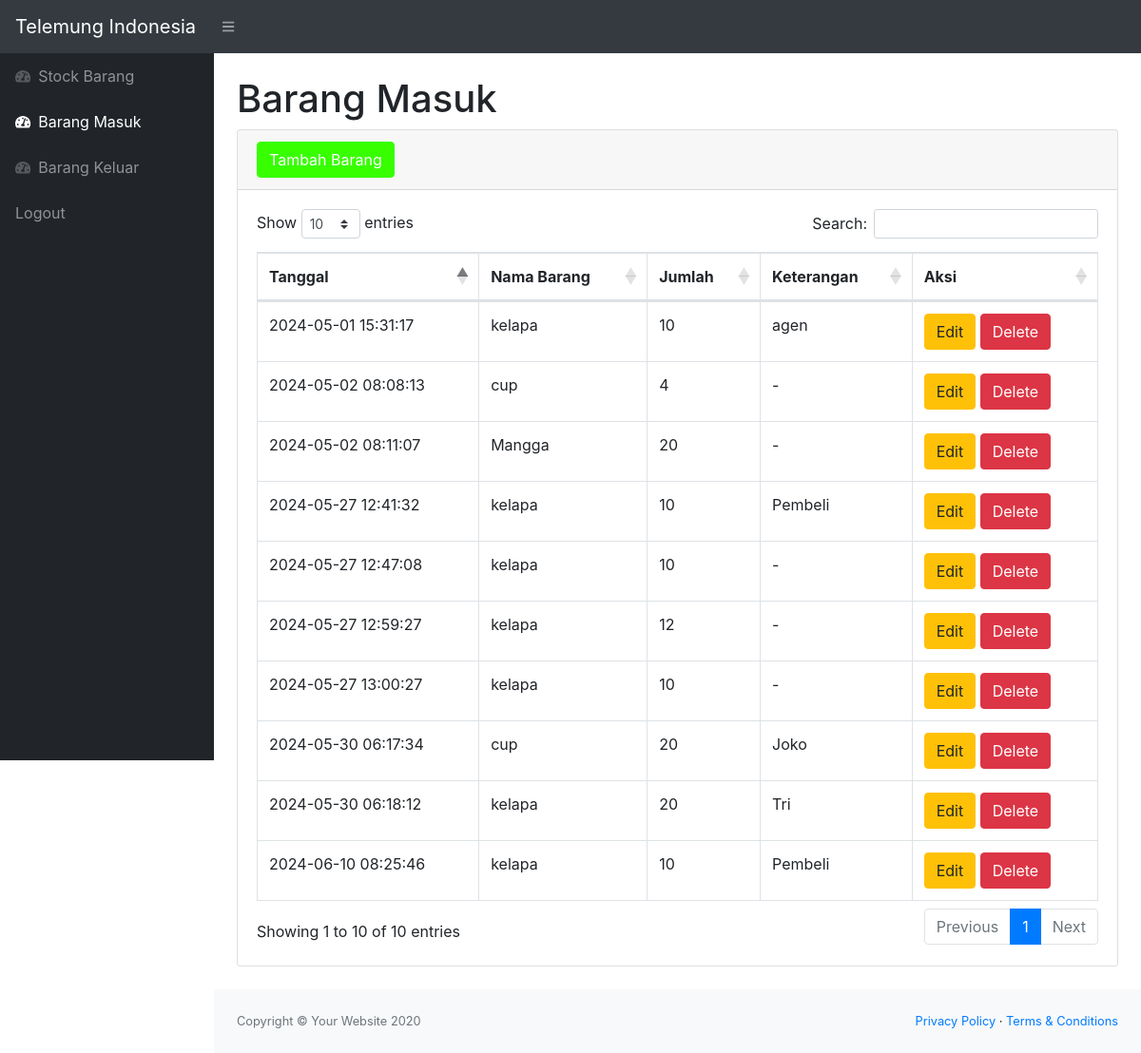
The app's page /masuk.php (signed in) with its own data.
### tables this page shows
CREATE TABLE `masuk` (
  `idmasuk` int(11) NOT NULL,
  `idbarang` int(11) NOT NULL,
  `tanggal` timestamp NOT NULL DEFAULT current_timestamp(),
  `keterangan` varchar(25) NOT NULL,
  `qty` int(11) NOT NULL
);

CREATE TABLE `stok` (
  `idbarang` int(11) NOT NULL,
  `namabarang` varchar(25) NOT NULL,
  `deskripsi` varchar(25) NOT NULL,
  `stok` int(11) NOT NULL
);

### masuk.php (the view, shortened to what this page needs)
<?php
  require 'function.php';
?>
<!DOCTYPE html>
<html lang="en">
  <head>
    <link href="css/styles.css" rel="stylesheet" />
    <link
      href="https://cdn.datatables.net/1.10.20/css/dataTables.bootstrap4.min.css"
      rel="stylesheet"
    />
  </head>
  <body class="sb-nav-fixed">
    <nav class="sb-topnav navbar navbar-expand navbar-dark bg-dark">
      <a class="navbar-brand" href="index.php">Telemung Indonesia</a>
      <button
        class="btn btn-link btn-sm order-1 order-lg-0"
        id="sidebarToggle"
        href="#"
      >
        <i class="fas fa-bars"></i>
      </button>
    </nav>
    <div id="layoutSidenav">
      <div id="layoutSidenav_nav">
        <nav class="sb-sidenav accordion sb-sidenav-dark" id="sidenavAccordion">
          <div class="sb-sidenav-menu">
            <div class="nav">
            <a class="nav-link" href="index.php">
                <div class="sb-nav-link-icon">
                  <i class="fas fa-tachometer-alt"></i>
                </div>
                Stock Barang
              </a>
              <a class="nav-link" href="masuk.php">
                <div class="sb-nav-link-icon">
                  <i class="fas fa-tachometer-alt"></i>
                </div>
                Barang Masuk
              </a>
              <a class="nav-link" href="keluar.php">
                <div class="sb-nav-link-icon">
                  <i class="fas fa-tachometer-alt"></i>
                </div>
                Barang Keluar
              </a>
              <a class="nav-link" href="logout.php">
                Logout
              </a>
            </div>
          </div>
        </nav>
      </div>
      <div id="layoutSidenav_content">
        <main>
          <div class="container-fluid">
            <h1 class="mt-4">Barang Masuk</h1>
            <div class="card mb-4">
              <div class="card-header">
                  <button type="button" class="btn btn-primary" data-toggle="modal" data-target="#myModal">
                     Tambah Barang
                  </button>
              </div>
              <div class="card-body">
                <div class="table-responsive">
                  <table
                    class="table table-bordered"
                    id="dataTable"
                    width="100%"
                    cellspacing="0"
                  >
                    <thead>
                      <tr>
                        <th>Tanggal</th>
                        <th>Nama Barang</th>
                        <th>Jumlah</th>
                        <th>Keterangan</th>
                        <th>Aksi</th>
                      </tr>
                    </thead>
                    <tbody>
                    <?php
                      $ambilsemuadatastok = mysqli_query($conn,"select * from masuk m,stok s where s.idbarang = m.idbarang");
                      while($data=mysqli_fetch_array($ambilsemuadatastok)){
                          $idm = $data['idmasuk'];
                          $tanggal = $data['tanggal'];
                          $namabarang = $data['namabarang'];
                          $qty = $data['qty'];
                          $keterangan  = $data['keterangan'];
                      ?>
                      <tr>
                        <td><?=$tanggal;?></td>
                        <td><?=$namabarang;?></td>
                        <td><?=$qty;?></td>
                        <td><?=$keterangan;?></td>
                        <td>
                              <button type="button" class="btn btn-warning" data-toggle="modal" data-target="#edit<?=$idm;?>">
                                  Edit
                              </button>
                              <button type="button" class="btn btn-danger" data-toggle="modal" data-target="#delete<?=$idm;?>">
                                  Delete
                              </button>
                        </td>
                      </tr>
                      <?php
                      };
                      ?>
                    </tbody>
                  </table>
                </div>
              </div>
            </div>
          </div>
        </main>
        <footer class="py-4 bg-light mt-auto">
          <div class="container-fluid">
            <div
              class="d-flex align-items-center justify-content-between small"
            >
              <div class="text-muted">Copyright &copy; Your Website 2020</div>
              <div>
                <a href="#">Privacy Policy</a>
                &middot;
                <a href="#">Terms &amp; Conditions</a>
              </div>
            </div>
          </div>
        </footer>
      </div>
    </div>
  </body>
</html>

### records on screen
masuk: tanggal "2024-05-01 15:31:17", idbarang.namabarang "kelapa", qty "10", keterangan "agen"
masuk: tanggal "2024-05-02 08:08:13", idbarang.namabarang "cup", qty "4", keterangan "-"
masuk: tanggal "2024-05-02 08:11:07", idbarang.namabarang "Mangga", qty "20", keterangan "-"
masuk: tanggal "2024-05-27 12:41:32", idbarang.namabarang "kelapa", qty "10", keterangan "Pembeli"
masuk: tanggal "2024-05-27 12:47:08", idbarang.namabarang "kelapa", qty "10", keterangan "-"
masuk: tanggal "2024-05-27 12:59:27", idbarang.namabarang "kelapa", qty "12", keterangan "-"
masuk: tanggal "2024-05-27 13:00:27", idbarang.namabarang "kelapa", qty "10", keterangan "-"
masuk: tanggal "2024-05-30 06:17:34", idbarang.namabarang "cup", qty "20", keterangan "Joko"
masuk: tanggal "2024-05-30 06:18:12", idbarang.namabarang "kelapa", qty "20", keterangan "Tri"
masuk: tanggal "2024-06-10 08:25:46", idbarang.namabarang "kelapa", qty "10", keterangan "Pembeli"
